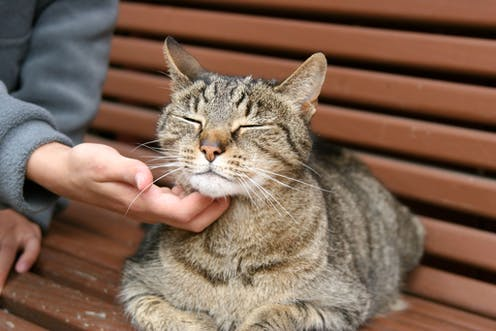
#> input picture cat.jpg, 496 x 331 px, found by its file name
$ python 3_resizing_cropping.py
#> lines starting #> are read from the running program, lines starting #| are printed output that depends on the picture
import cv2
import numpy as np

img = cv2.imread(r'C:\Users\Urtis\PycharmProjects\Darbai_su_vaizdu\cat.jpg')
#> img is the input picture: shape (331, 496, 3); mean B, G, R 83.6, 100.3, 127.3
print(img.shape)
#| (331, 496, 3)

imgResize = cv2.resize(img,(1000,500))
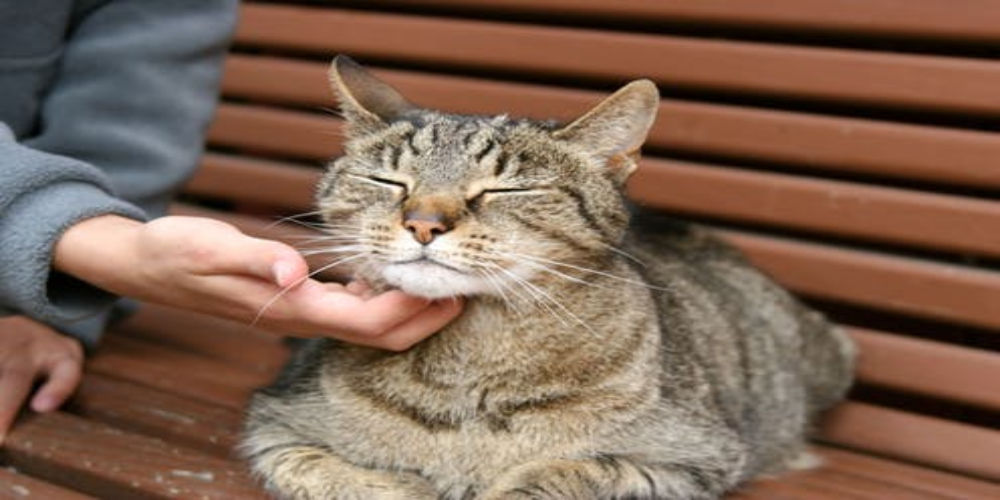
#> imgResize: shape (500, 1000, 3); mean B, G, R 83.5, 100.2, 127.2
print(imgResize.shape)
#| (500, 1000, 3)

imgCropped = img[0:200,200:500]
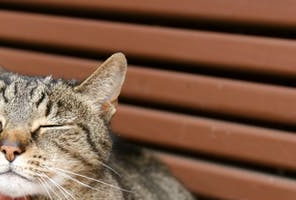
#> imgCropped: shape (200, 296, 3); mean B, G, R 70, 90.8, 126.6

cv2.imshow("Image",img)
#  cv2.imshow("Image Resize", imgResize)
cv2.imshow("Image Cropped", imgCropped)
cv2.waitKey(0)

$ run again, with tiltas.jpg copied over cat.jpg
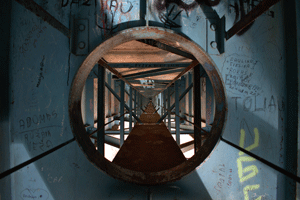
#> input picture tiltas.jpg, 300 x 200 px, found by its file name
#> img is the input picture: shape (200, 300, 3); mean B, G, R 65.8, 64.4, 57.1
#| (200, 300, 3)
#> `imgResize = cv2.resize(img,(1000,500))`:
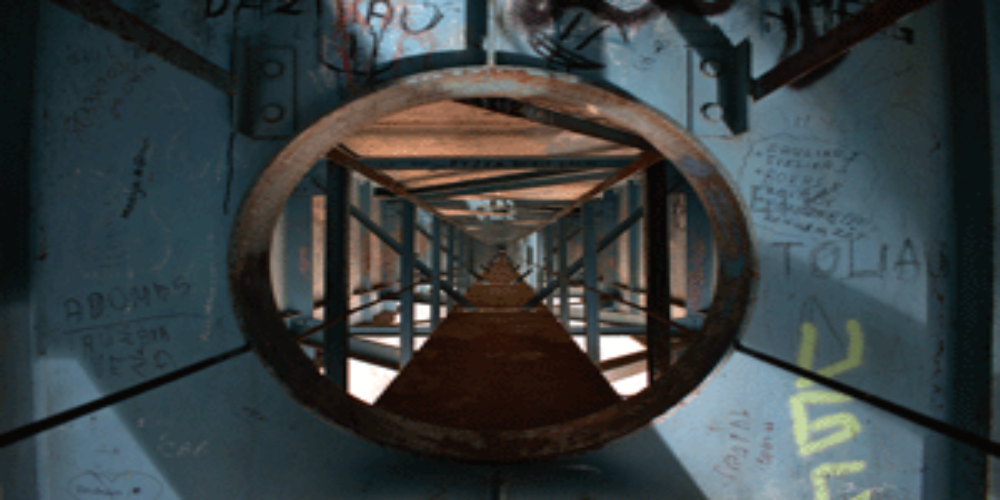
#> imgResize: shape (500, 1000, 3); mean B, G, R 65.7, 64.3, 57
#| (500, 1000, 3)
#> `imgCropped = img[0:200,200:500]`:
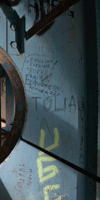
#> imgCropped: shape (200, 100, 3); mean B, G, R 80.7, 76.8, 62.7
